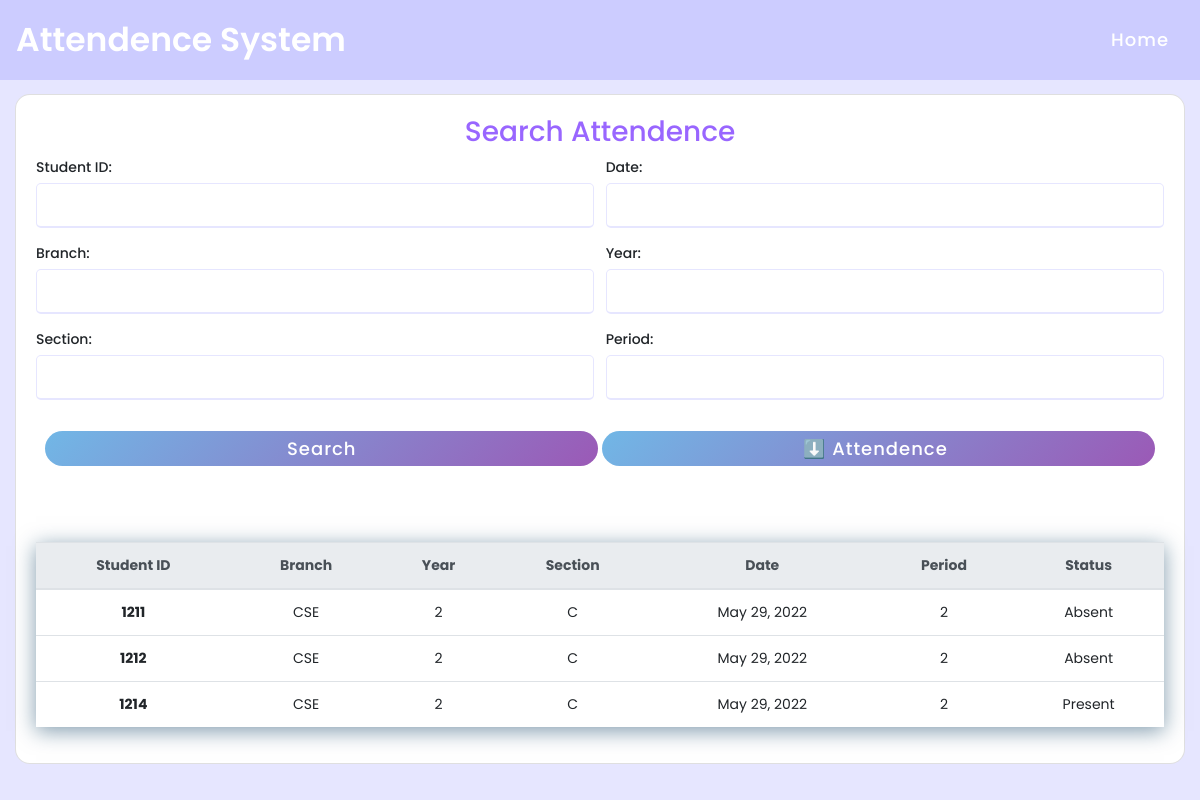
The page /searchattendence/ on the database as committed earlier.
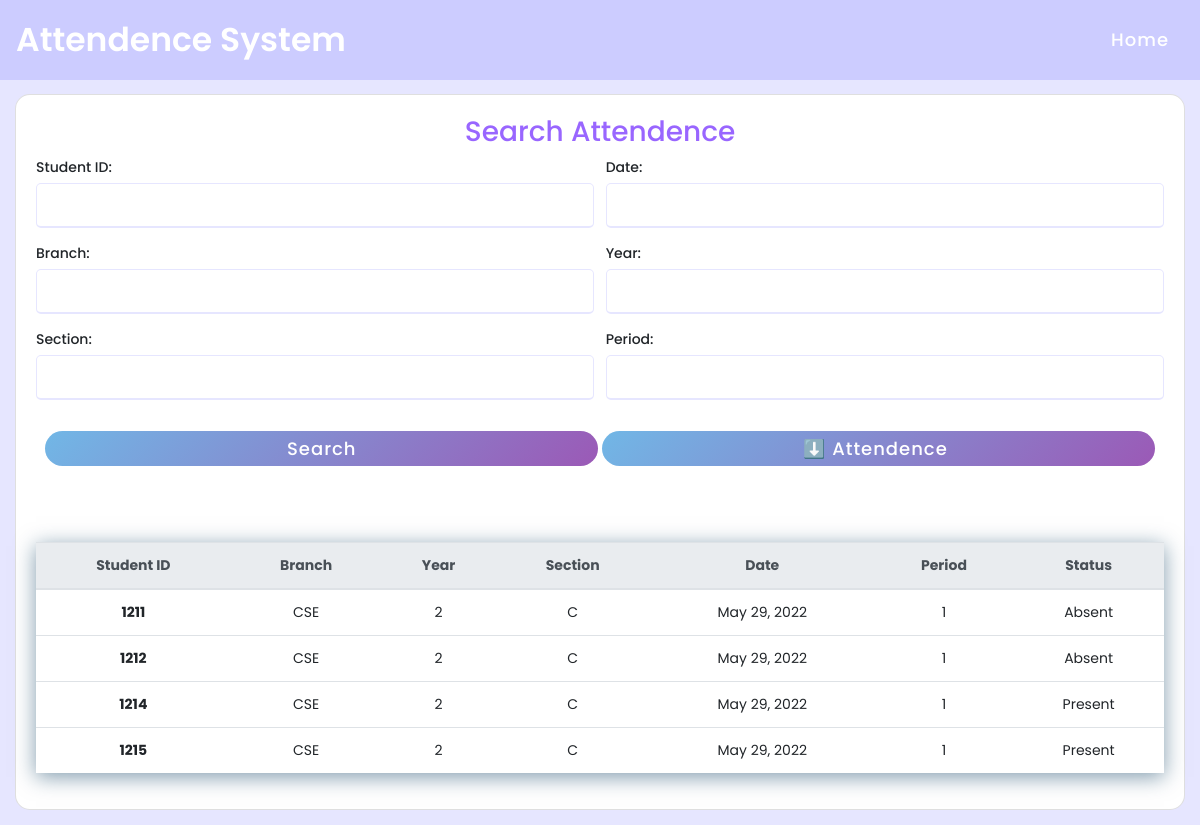
The same page on the database as committed later.
### attendence_sys/models.py (models this page shows, shortened)
class Attendence(models.Model):
    Faculty_Name = models.CharField(max_length=200, null=True, blank=True)
    Student_ID = models.CharField(max_length=200, null=True, blank=True)
    date = models.DateField(auto_now_add = True, null = True)
    time = models.TimeField(auto_now_add=True, null = True)
    branch = models.CharField(max_length=200, null = True)
    year = models.CharField(max_length=200, null = True)
    section = models.CharField(max_length=200, null = True)
    period = models.CharField(max_length=200, null = True)
    status = models.CharField(max_length=200, null = True, default='Absent')

### attendence_sys/views.py (the view)
# urls.py: path('searchattendence/', views.searchAttendence, name='searchattendence'),
def searchAttendence(request):
    global attendences
    attendences= Attendence.objects.all()       #gets all data from attendence_sys_attendence table
    myFilter = AttendenceFilter(request.GET, queryset=attendences)
    attendences = myFilter.qs       #filters data
    context = {'myFilter':myFilter, 'attendences': attendences, 'ta':False}
    return render(request, 'attendence_sys/attendence.html', context)

### attendence_sys/templates/attendence_sys/attendence.html (shortened to what this page needs)
{% extends 'attendence_sys/main.html' %}
{% load static %} {% block content %}
 {% if ta == False %}
<div class="card card-body">
    <center>
        <h3>Search Attendence</h3>
    </center>
    <form method="get">
        <div class="form-group">{{myFilter.form.as_p}}</div>
        <div class="button">
            <input type="submit" value="Search" />
            <a href="{% url 'export_excel' %}">
                <input type="button" value="⬇️ Attendence " />
            </a>
        </div>
        <br />
        <div class="row">
            <table class="table">
                <thead class="thead-light">
                    <tr id="header">
                        <th>Student ID</th>
                        <th>Branch</th>
                        <th>Year</th>
                        <th>Section</th>
                        <th>Date</th>
                        <th>Period</th>
                        <th>Status</th>
                    </tr>
                </thead>
                {% for attendence in attendences %}
                <tr>
                    <th data-title="Student_ID">{{ attendence.Student_ID }}</th>
                    <td data-title="Branch">{{ attendence.branch }}</td>
                    <td data-title="Year">{{ attendence.year }}</td>
                    <td data-title="Section">{{ attendence.section }}</td>
                    <td data-title="Date">{{ attendence.date }}</td>
                    <td data-title="Period">{{ attendence.period }}</td>
                    <td data-title="Status">{{ attendence.status }}</td>
                </tr>
                {% endfor %}
            </table>
        </div>
        {% endif %} {% endblock %}

### attendence_sys/templates/attendence_sys/main.html (shortened to what this page needs)
{% load static %}
<!DOCTYPE html>
<html>
  <head>
    <link
      rel="stylesheet"
      type="text/css"
      href="{% static 'css/navbar.css' %}"
    />
    <link rel="stylesheet" type="text/css" href="{% static 'css/main.css' %}" />
    <link
      rel="stylesheet"
      type="text/css"
      href="{% static 'css/attendance.css' %}"
    />
    <link rel="stylesheet" type="text/css" href="{% static 'css/home.css' %}" />
    <link
      rel="stylesheet"
      type="text/css"
      href="{% static 'css/student_update.css' %}"
    />
    <link
      rel="stylesheet"
      href="https://cdn.jsdelivr.net/npm/bootstrap@4.3.1/dist/css/bootstrap.min.css"
    />
  </head>
  <body>
    {% include 'attendence_sys/navbar.html' %}
    <br />
    <div class="container-fluid">{% block content %} {% endblock %}</div>
  </body>
</html>

### attendence_sys/templates/attendence_sys/navbar.html (shortened to what this page needs)
{% load static %}
<nav class="navbar">
  <div class="logo" onclick="document.location='/'">
    Attendence System
  </div>
  {%if request.user.is_authenticated%}
  <ul>
    <li><span class="active">Hello,{{ request.user.faculty }} </span></li>
    <li><a href="{% url 'home' %}">Home</a></li>
    <li><a href="{% url 'account' %}">Account</a></li>
    <li><a href="{% url 'logout' %}">Logout</a></li>
  </ul>
  {%else%}
  <ul>
    <li><a href="{% url 'home' %}">Home</a></li>
  </ul>
  {%endif%}
</nav>

### static/css/navbar.css (style rules this page uses)
* { margin: 0; padding: 0; box-sizing: border-box; font-family: 'Poppins', sans-serif; }
nav { height: 80px; background: #ccccff; display: flex; align-items: center; justify-content: space-between; padding: 0px 50px 0px 100px; position: fixed; z-index: 1000 !important; }
nav .logo { font-size: 33px; color: white; font-weight: 600; cursor: pointer; }
nav ul { z-index: 1; display: flex; list-style: none; padding-top: 15px; }
nav ul li { margin: 0 5px; }
nav ul li a { color: white; text-decoration: none; font-size: 18px; font-weight: 500; letter-spacing: 1px; padding: 8px 10px; border-radius: 5px; transition: all 0.3s; }

### static/css/main.css (style rules this page uses)
body { background-color: #e6e6ff !important; }
.container-fluid { margin-top: -25px; background: #e6e6ff; display: flex; font-size: 14px; flex-direction: column; width: 100%; justify-content: center; align-items: center; padding: 15px; }
.form-group { display: flex; flex-wrap: wrap; justify-content: space-between; }
.form-group p { display: flex; flex-wrap: wrap; margin-bottom: 15px; flex-basis: 49.5%; }
h3 { color: #9966ff; }
.form-group p label { display: block; font-weight: 500; margin-bottom: 5px; }
.form-group p input { height: 45px; width: 100%; outline: none; border-radius: 5px; border: 1px solid #e6e6ff; padding-left: 15px; font-size: 16px; border-bottom-width: 2px; transition: all 0.3s ease; }
form .row { padding: 0; margin: 0; }
.button { height: 35px; margin: 15px 0px; text-align: center; }
.button input { height: 100%; width: 49%; font-size: 18px; font-weight: 500; letter-spacing: 1px; border: 0px; border-radius: 25px; color: white; background: linear-gradient(135deg, #71b7e6, #9b59b6); cursor: pointer; }

### static/css/attendance.css (style rules this page uses)
table { font-size: 14px; width: 100%; margin: 40px auto; box-shadow: 0px 4px 20px rgba(5, 57, 94, 0.5); -moz-boxshadow: 0px 4px 20px rgba(5, 57, 94, 0.5); -webkit-box-shadow: 0px 4px 20px rgba(5, 57, 94, 0.5); }
tr { text-align: center; }

### static/css/home.css (style rules this page uses)
.form-group select, .form-group input { border: 1px solid #e6e6ff; border-radius: 5px; }
.card.card-body { justify-content: center; border-radius: 15px; }

Rows that differ between the two databases and show on the page:
removed Attendence: Student_ID "1211", branch "CSE", year "2", section "C", date "May 29, 2022", period "2", status "Absent"
removed Attendence: Student_ID "1212", branch "CSE", year "2", section "C", date "May 29, 2022", period "2", status "Absent"
removed Attendence: Student_ID "1214", branch "CSE", year "2", section "C", date "May 29, 2022", period "2", status "Present"
added Attendence: Student_ID "1211", branch "CSE", year "2", section "C", date "May 29, 2022", period "1", status "Absent"
added Attendence: Student_ID "1212", branch "CSE", year "2", section "C", date "May 29, 2022", period "1", status "Absent"
added Attendence: Student_ID "1214", branch "CSE", year "2", section "C", date "May 29, 2022", period "1", status "Present"
added Attendence: Student_ID "1215", branch "CSE", year "2", section "C", date "May 29, 2022", period "1", status "Present"
